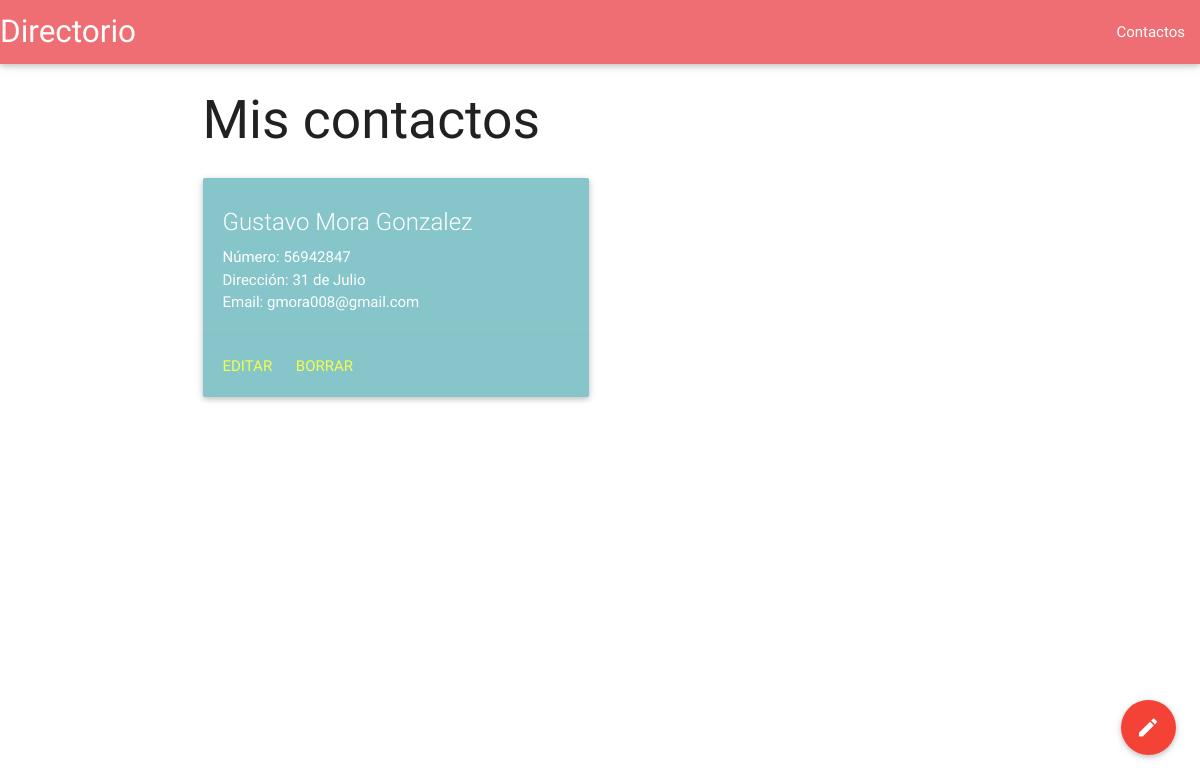
/address/contacts/show/ (signed in), run on an earlier commit of the app's database.
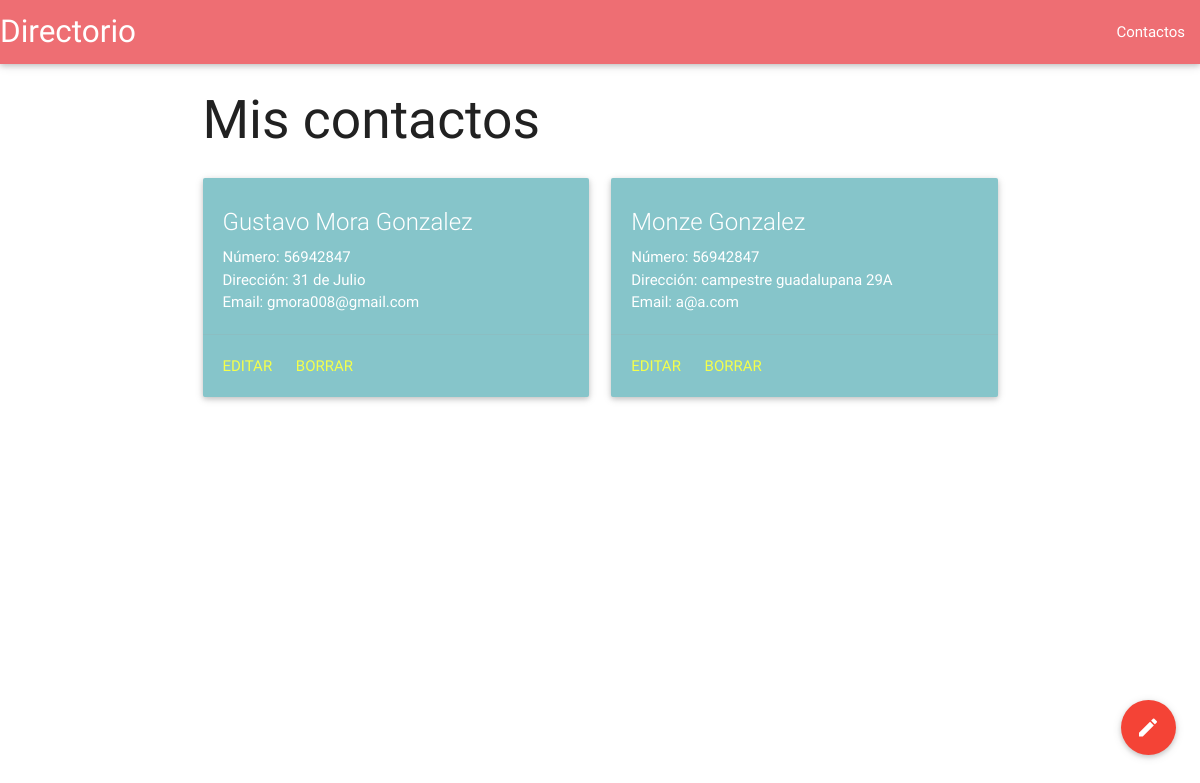
And on a later commit of the database.
### contacts/models.py (models this page shows)
class Contact(models.Model):
    name = models.CharField('Nombre', max_length=255)
    last_name = models.CharField('Apellidos', max_length=255, blank=True, null=True)
    address = models.CharField('Direccion', max_length=255, blank=True, null=True)
    email = models.EmailField('Correo', blank=True, null=True)
    type_number = models.IntegerField('Tipo', choices=choices.type_number)
    number = models.IntegerField('Numero')
    user = models.ForeignKey(User)
    def __unicode__(self): #__str__ python 3
        return self.name + ' ' + self.last_name

### contacts/views.py (the view)
def show_contacts(request):
    template_response = 'contacts/show_contacts.html'
    contacts = models.Contact.objects.filter(user=request.user)
    print contacts
    return render(request, template_response, {'contacts': contacts})

### templates/contacts/show_contacts.html
{% extends 'bases/base_user.html' %}
{% block content %}
  <h2>Mis contactos</h2>
  <div class="row">
    {% for contact in contacts %}
      <div class="col s12 m6">
        <div class="card blue-grey darken-1" style="background: #86C5CA!important">
          <div class="card-content white-text">
            <span class="card-title">{{contact.name}} {{contact.last_name}}</span>
            <p>Número: {{contact.number}}</p>
            <p>Dirección: {{contact.address}}</p>
            <p>Email: {{contact.email}}</p>
          </div>
          <div class="card-action">
            <a href="{% url 'contacts:edit_contact' contact.pk %}" style="color: #F4FF4B">Editar</a>
            <a href="{% url 'contacts:delete_contact' contact.pk %}" style="color: #F4FF4B">Borrar</a>
          </div>
        </div>
      </div>
      {% endfor %}
      <div class="fixed-action-btn" style="bottom: 45px; right: 24px;">
         <a href="{% url 'contacts:new_contact' %}" class="btn-floating btn-large red">
         <i class="large mdi-editor-mode-edit"></i>
         </a>
     </div>
    </div>
{% endblock %}

### templates/bases/base_user.html (shortened to what this page needs)
<!DOCTYPE html>
<html lang="es">
<head>
  {% load staticfiles %}
  <link rel="stylesheet" href="{% static 'css/materialize.min.css' %}" media="screen,projection">
</head>
<body>
  <nav>
    <div class="nav-wrapper">
      <a href="#" class="brand-logo">Directorio</a>
      {% if user.is_authenticated %}
        <ul id="nav-mobile" class="right hide-on-med-and-down">
          <li><a href="{% url 'contacts:show_contacts' %}">Contactos</a></li>
        </ul>
      {% else %}
        <p>no</p>
      {% endif %}
    </div>
  </nav>
  <div class="container">
    {% block content %}
    {% endblock %}
  </div>
</body>
</html>

What changed in the data, as far as the page shows it:
added Contact: name "Monze", last_name "Gonzalez", number "56942847", address "campestre guadalupana 29A", email "a@a.com"
